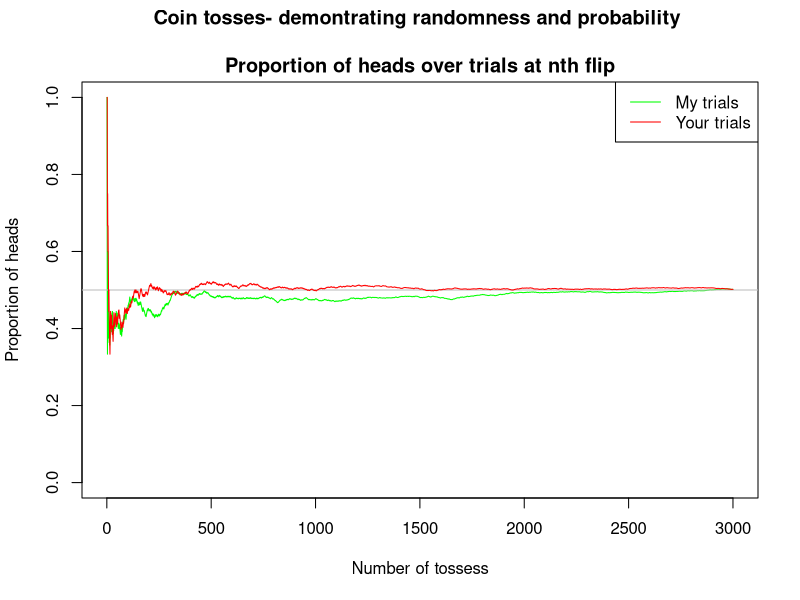
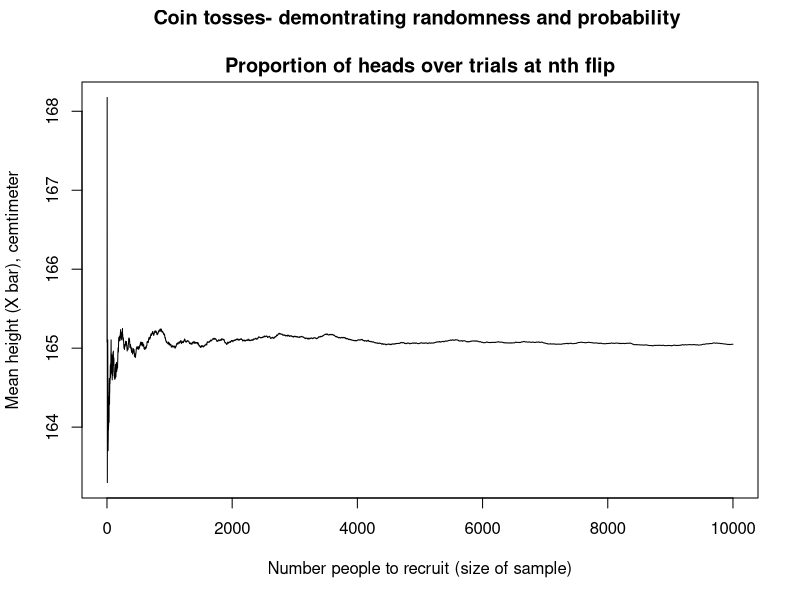

The R script that drew these images, in order:

# Uncomment below to get same results everytime 
#set.seed(111)

# Generate toss by two people 
tosses_byHiroshi <- sample(c("head", "tail"), size = 3000, replace = TRUE)
tosses_byYou<- sample(c("head", "tail"), size = 3000, replace = TRUE)

# Plot cumulative sum over the number of toss
plot(y=cumsum(tosses_byHiroshi == "head") / (1:length(tosses_byHiroshi)), 
	x = 1:length(tosses_byHiroshi), 
     type = "l", ylim = c(0,1),  
	col = "green", 
     main = "Coin tosses- demontrating randomness and probability \n 
Proportion of heads over trials at nth flip", 
     xlab = "Number of tossess", ylab = "Proportion of heads")

# Add horizontal straight line
abline(h = 0.5, col = "grey")

# Add cumulative proportion again 
lines(y=cumsum(tosses_byYou == "head") / (1:length(tosses_byYou)), 
	x = 1:length(tosses_byYou), col = "red")

legend("topright", legend=c("My trials", "Your trials"),
       col=c("green", "red"), lty = c(1,1))









# Now calculate cumulative mean - note thatr Y is not probability 

# sample of people, with height 
png("../EPIB607Notes2012/Part2Figs/cumulativeHeightSample.png", width = 1200, height = 700, units = "px",  res = 150)

sampleByHiroshi <- rnorm(mean = 165, sd = 5, n = 10000)

# cumulative sum of height, and calculate cumulative mean 
cumSumHeight=cumsum(sampleByHiroshi)
cumMeanHeight <- cumSumHeight/seq_along(sampleByHiroshi)

# Plot cumulative sum over the number of toss
plot(y=cumMeanHeight, 
     x = 1:length(sampleByHiroshi), 
     type = "l", 
     main = "Coin tosses- demontrating randomness and probability \n 
Proportion of heads over trials at nth flip", 
     xlab = "Number people to recruit (size of sample)", ylab = "Mean height (X bar), cemtimeter")

# Add horizontal straight line
abline(h = 0.5, col = "grey")



dev.off()